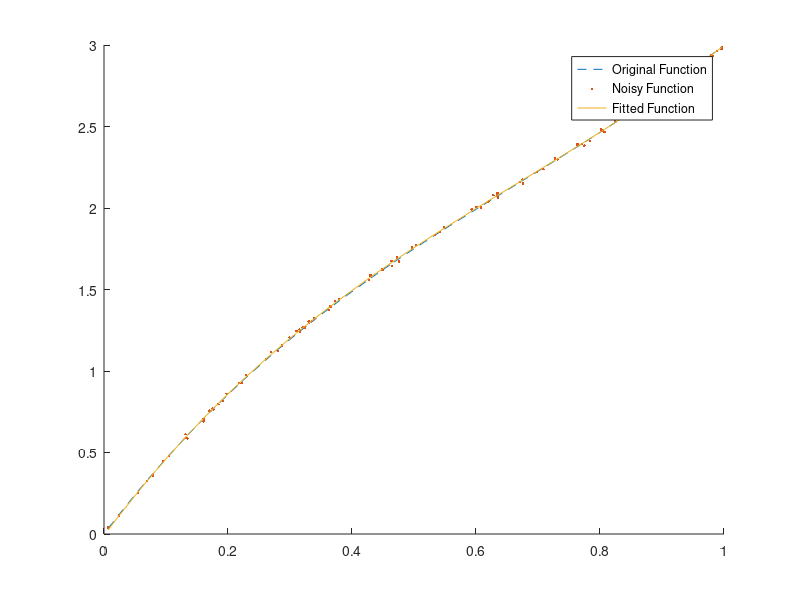

MATLAB code to generate this figure:
close all;
a = 2; b = -4; c = 5;
x = rand(100,1);
y = a*(x.^3)+b*(x.^2)+c*x;
delta = 0.02;
y_noisy = y + 2*delta*rand(size(y))-delta;
coeffs = polyfit(x, y_noisy, 3);
y_fitted = polyval(coeffs, x);
[x_sorted, idx] = sort(x);
y_sorted = y(idx);
y_noisy_sorted = y_noisy(idx);
y_fitted_sorted = y_fitted(idx);
hold on;
plot(x_sorted, y_sorted, "--");
plot(x_sorted, y_noisy_sorted, '.');
plot(x_sorted, y_fitted_sorted);
legend("Original Function","Noisy Function", "Fitted Function");
hold off;